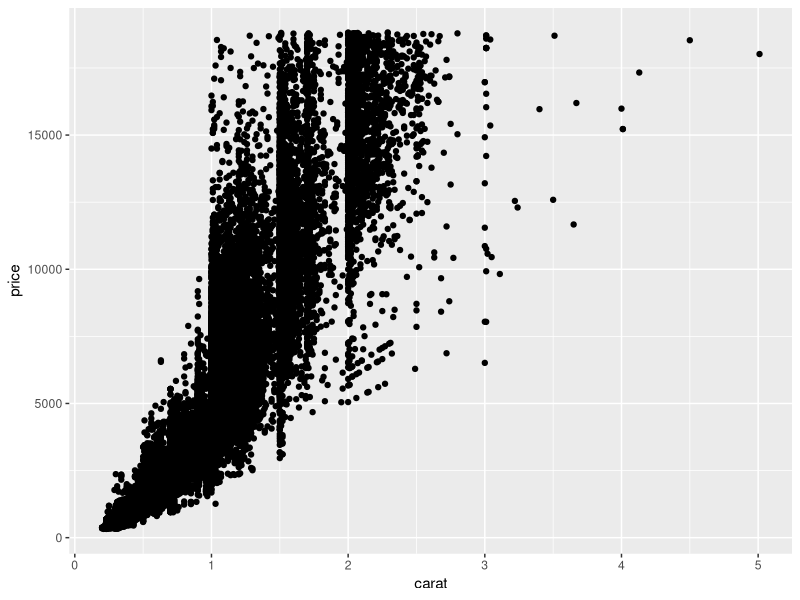
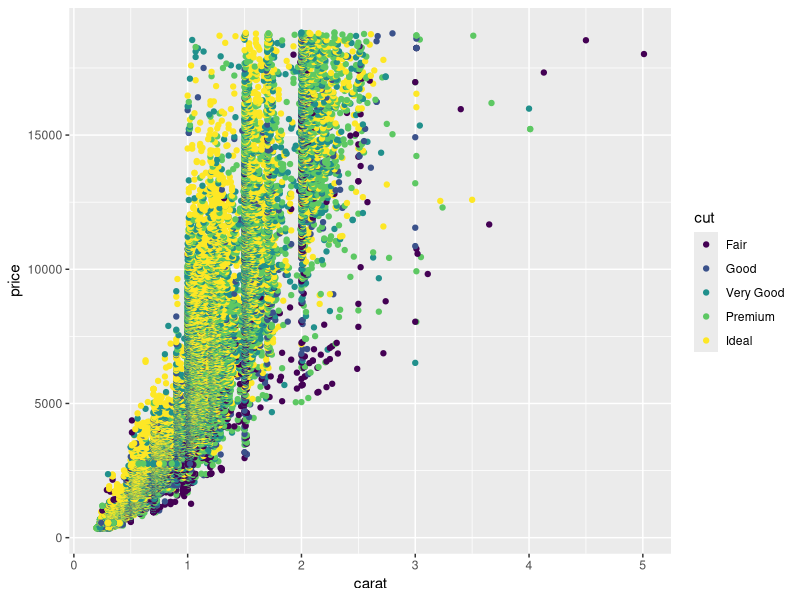
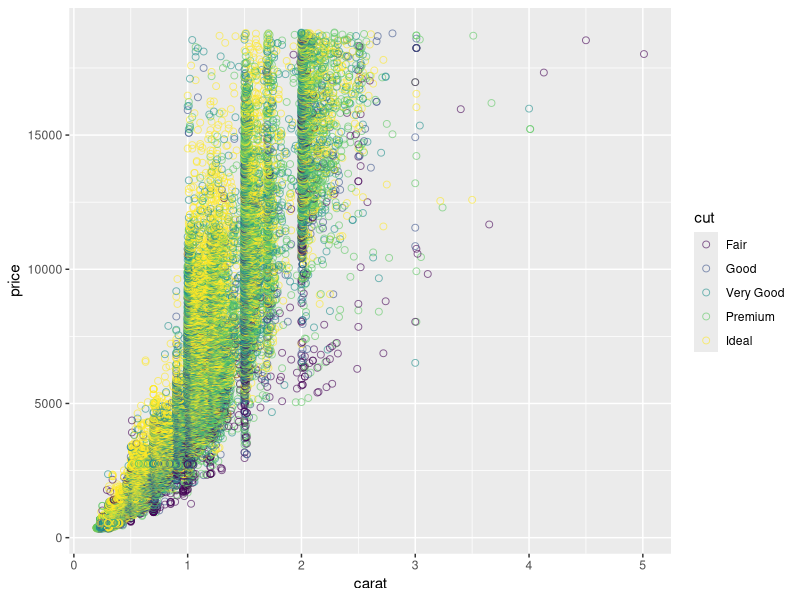
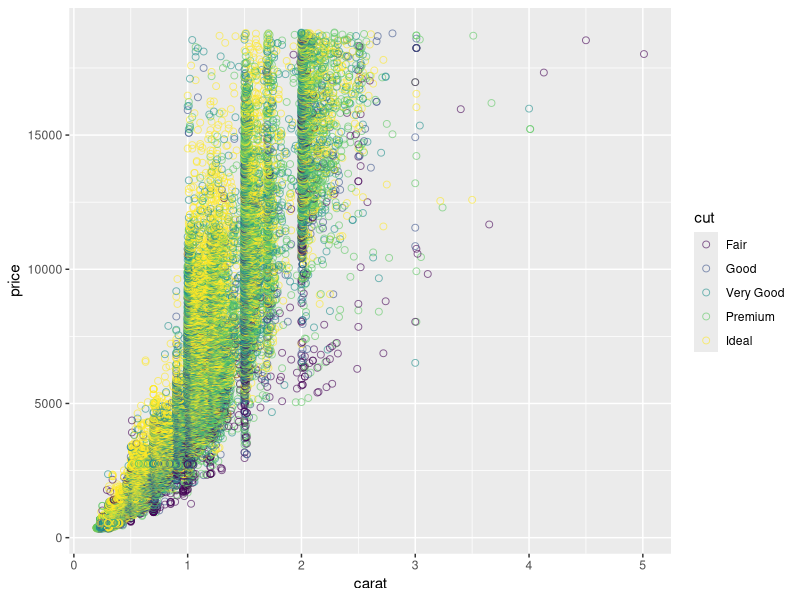
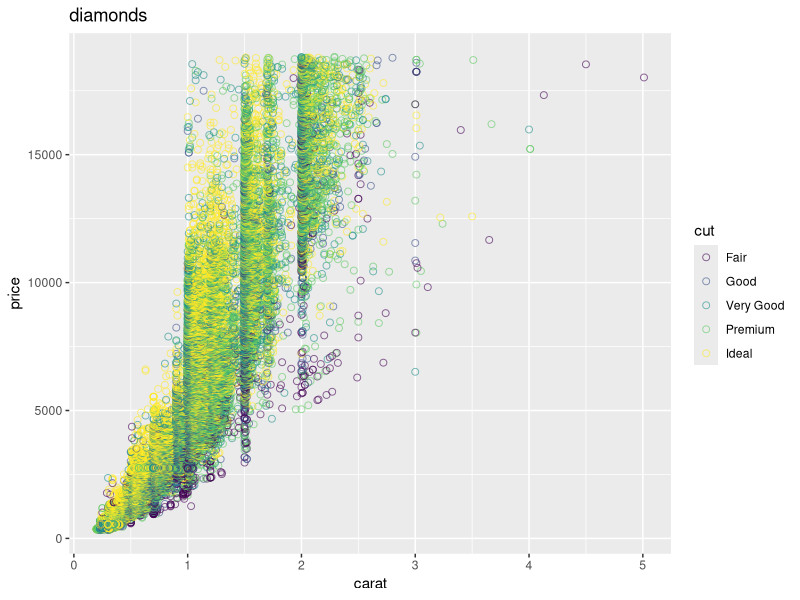
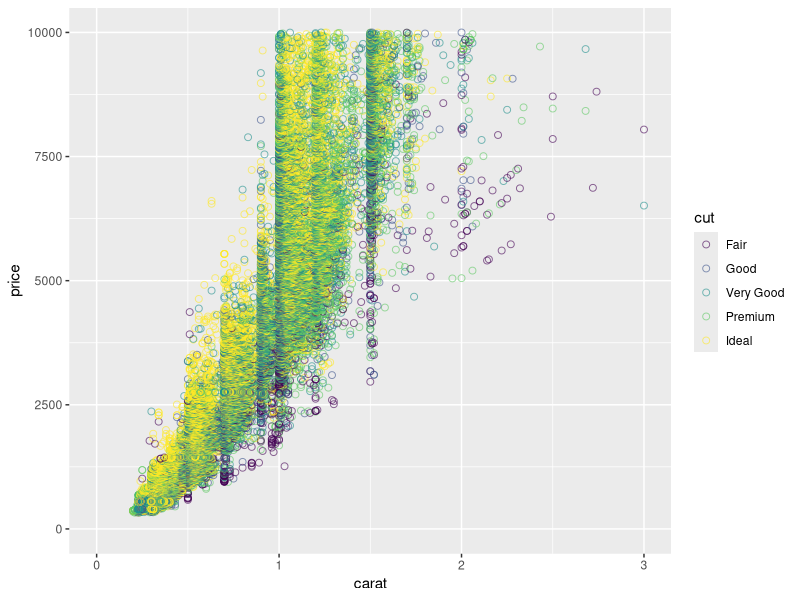
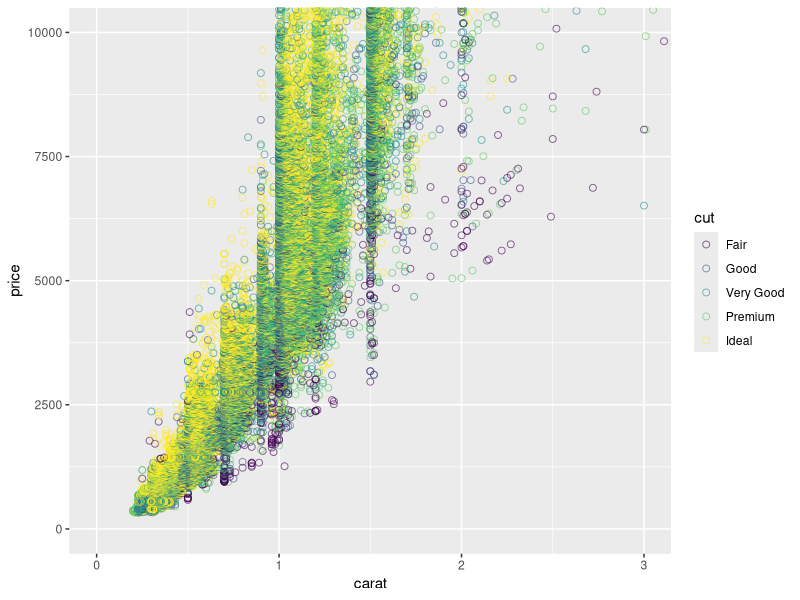
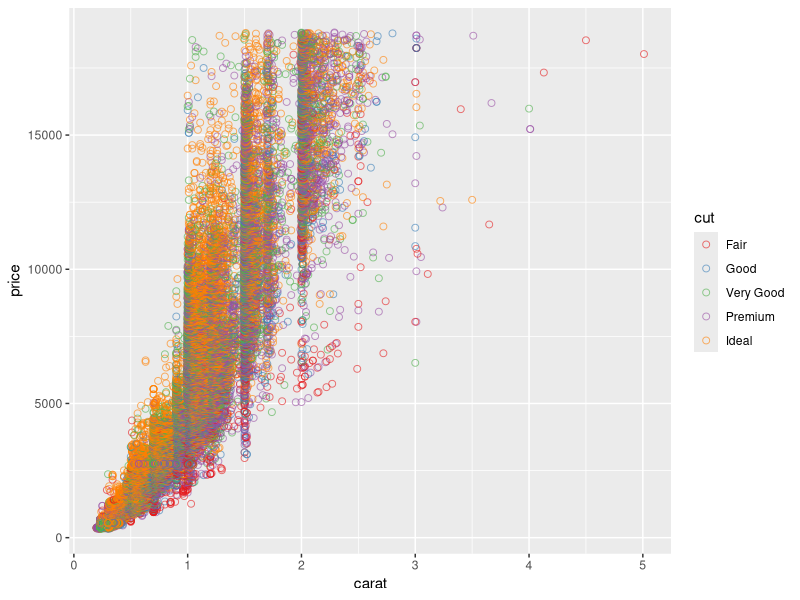

Write R code to recreate these figures, in order.
## ---- chunk 1
library(knitr)
library(magrittr)
## ---- chunk 2
library(tidyverse)
## ---- chunk 3
str(mtcars)
## ---- chunk 4
mtcars2 <- select(mtcars, mpg, cyl, disp)
str(mtcars2)
## ---- chunk 5
mtcars3 <- select(mtcars, -am, -gear, -carb)
str(mtcars3)
## ---- chunk 6
mtcars4 <- rename(mtcars, ncyl = cyl, weight = wt)
str(mtcars4)
## ---- chunk 7
mtcars5 <- filter(mtcars, cyl == 6, am == 1)
mtcars5
## ---- chunk 8
mtcars6 <- filter(mtcars, hp > 100, hp < 200)
str(mtcars6)
## ---- chunk 9
mtcars7 <- filter(mtcars, cyl %in% c(6, 8))
str(mtcars7)
## ---- chunk 10
mtcars8 <- mutate(mtcars, displ_l = disp / 61.0237)
str(mtcars8)
## ---- chunk 11
has_rownames(mtcars) # check if rownames exist
mtcars9 <- rownames_to_column(mtcars, "name")
str(mtcars9)
## ---- chunk 12
df <- filter(iris, Species == "setosa", Sepal.Length >= 5, Sepal.Length <= 6.5)
head(df)
## ---- chunk 13
str(diamonds)
## ---- chunk 14
ggplot(diamonds, aes(x = carat, y = price)) +
  geom_point()
## ---- chunk 15
ggplot(diamonds, aes(x = carat, y = price)) +
  geom_point(aes(color = cut)) # <<----
## ---- chunk 16
ggplot(diamonds, aes(x = carat, y = price)) +
  geom_point(aes(color = cut), size = 2, shape = 21, alpha = 0.6) # <<----
## ---- chunk 17
p <- ggplot(diamonds, aes(x = carat, y = price)) +
  geom_point(aes(color = cut), size = 2, shape = 21, alpha = 0.6) # <<----

print(p)
## ---- chunk 18
p <- p + ggtitle("diamonds")

print(p)
## ---- chunk 19
ggplot(diamonds, aes(x = carat, y = price)) +
  geom_point(aes(color = cut), size = 2, shape = 21, alpha = 0.6) +
  scale_x_continuous(limits = c(0, 3)) + # <<----
  scale_y_continuous(limits = c(0, 10000)) # <<----
## ---- chunk 20
ggplot(diamonds, aes(x = carat, y = price)) +
  geom_point(aes(color = cut), size = 2, shape = 21, alpha = 0.6) +
  coord_cartesian(xlim = c(0, 3), ylim = c(0, 10000)) # <<----
## ---- chunk 21
ggplot(diamonds, aes(x = carat, y = price)) +
  geom_point(aes(color = cut), size = 2, shape = 21, alpha = 0.6) +
  scale_color_brewer(palette = "Set1") # <<----
## ---- chunk 22
ggplot(diamonds, aes(x = carat, y = price)) +
  geom_point(aes(color = x * y), size = 2, alpha = 0.6) +
  scale_color_distiller(palette = "YlGnBu", limits = c(10, 120)) # <<----
## ---- chunk 23
ggplot(diamonds, aes(x = carat, y = price)) +
  geom_point(aes(color = cut), size = 2, shape = 21, alpha = 0.6) +
  scale_x_continuous(limits = c(0, 3)) + 
  scale_y_continuous(limits = c(0, 10000)) +
  xlab("weight / carats") + # <<----
  ylab("price / USD") # <<----
## ---- chunk 24
diamonds2 <- filter(diamonds, cut %in% c("Premium", "Ideal"), 
                    clarity %in% c("VVS1", "VVS2", "IF"))

p2 <- ggplot(diamonds2, aes(x = carat, y = price)) +
  geom_point(aes(color = color), size = 2, alpha = 0.5)

print(p2)
## ---- chunk 25
p2 + facet_grid(. ~ cut)
## ---- chunk 26
p2 + facet_grid(clarity ~ cut)
## ---- chunk 27
p2 + facet_wrap( ~ color, ncol = 4)
## ---- chunk 28
diamonds %>%
  ggplot(aes(x = carat, y = price)) +
    geom_point(aes(color = cut), size = 2, shape = 21, alpha = 0.6)
## ---- chunk 29
filter(diamonds, cut %in% c("Premium", "Ideal")) %>%
  ggplot(aes(x = carat, y = price)) +
    geom_point(aes(color = cut), size = 2, shape = 21, alpha = 0.6)
## ---- chunk 30
grouped_iris <- iris %>%
    group_by(Species)
str(grouped_iris)
